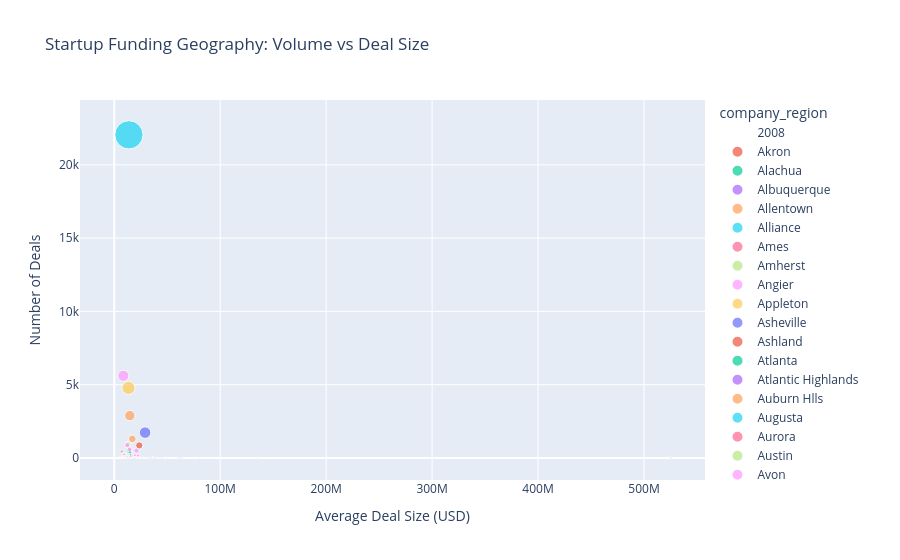

Source (notebook cell):
### Code cell
fig = px.scatter(
    region_df,
    x="avg_deal_size",
    y="deal_count",
    size="total_funding",
    color="company_region",
    hover_name="company_state_code",
    title="Startup Funding Geography: Volume vs Deal Size",
    labels={
        "avg_deal_size": "Average Deal Size (USD)",
        "deal_count": "Number of Deals"
    }
)

fig.show()
